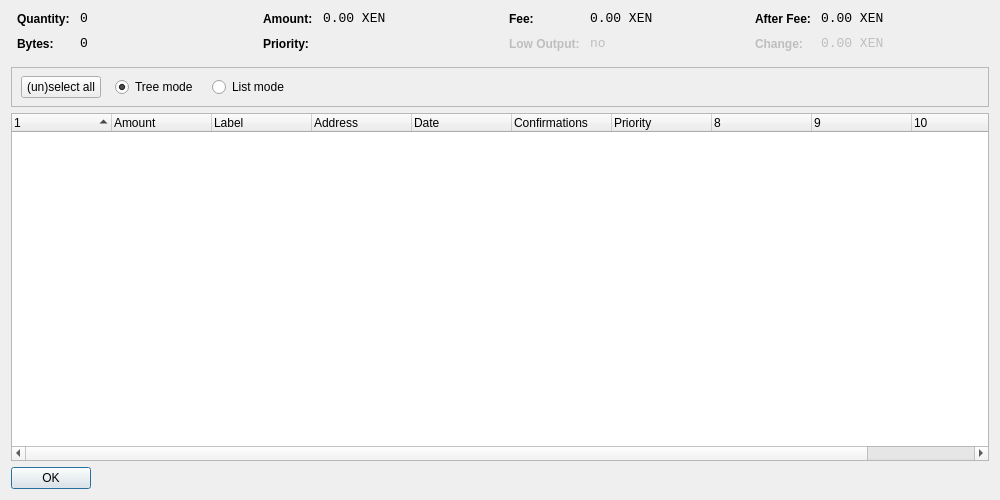
<?xml version="1.0" encoding="UTF-8"?>
<ui version="4.0">
 <class>CoinControlDialog</class>
 <widget class="QDialog" name="CoinControlDialog">
  <property name="geometry">
   <rect>
    <x>0</x>
    <y>0</y>
    <width>1000</width>
    <height>500</height>
   </rect>
  </property>
  <property name="windowTitle">
   <string>Coin Control</string>
  </property>
  <layout class="QVBoxLayout" name="verticalLayout">
   <item>
    <layout class="QHBoxLayout" name="horizontalLayoutTop" stretch="0,0,0,0">
     <property name="topMargin">
      <number>0</number>
     </property>
     <property name="bottomMargin">
      <number>10</number>
     </property>
     <item>
      <layout class="QFormLayout" name="formLayoutCoinControl1">
       <property name="horizontalSpacing">
        <number>10</number>
       </property>
       <property name="verticalSpacing">
        <number>10</number>
       </property>
       <property name="leftMargin">
        <number>6</number>
       </property>
       <property name="rightMargin">
        <number>6</number>
       </property>
       <item row="0" column="0">
        <widget class="QLabel" name="labelCoinControlQuantityText">
         <property name="styleSheet">
          <string notr="true">font-weight:bold;</string>
         </property>
         <property name="text">
          <string>Quantity:</string>
         </property>
        </widget>
       </item>
       <item row="0" column="1">
        <widget class="QLabel" name="labelCoinControlQuantity">
         <property name="font">
          <font>
           <family>Monospace</family>
           <pointsize>10</pointsize>
          </font>
         </property>
         <property name="cursor">
          <cursorShape>IBeamCursor</cursorShape>
         </property>
         <property name="contextMenuPolicy">
          <enum>Qt::ActionsContextMenu</enum>
         </property>
         <property name="text">
          <string notr="true">0</string>
         </property>
         <property name="textInteractionFlags">
          <set>Qt::LinksAccessibleByMouse|Qt::TextSelectableByKeyboard|Qt::TextSelectableByMouse</set>
         </property>
        </widget>
       </item>
       <item row="1" column="0">
        <widget class="QLabel" name="labelCoinControlBytesText">
         <property name="styleSheet">
          <string notr="true">font-weight:bold;</string>
         </property>
         <property name="text">
          <string>Bytes:</string>
         </property>
        </widget>
       </item>
       <item row="1" column="1">
        <widget class="QLabel" name="labelCoinControlBytes">
         <property name="font">
          <font>
           <family>Monospace</family>
           <pointsize>10</pointsize>
          </font>
         </property>
         <property name="cursor">
          <cursorShape>IBeamCursor</cursorShape>
         </property>
         <property name="contextMenuPolicy">
          <enum>Qt::ActionsContextMenu</enum>
         </property>
         <property name="text">
          <string notr="true">0</string>
         </property>
         <property name="textInteractionFlags">
          <set>Qt::LinksAccessibleByMouse|Qt::TextSelectableByKeyboard|Qt::TextSelectableByMouse</set>
         </property>
        </widget>
       </item>
      </layout>
     </item>
     <item>
      <layout class="QFormLayout" name="formLayoutCoinControl2">
       <property name="horizontalSpacing">
        <number>10</number>
       </property>
       <property name="verticalSpacing">
        <number>10</number>
       </property>
       <property name="leftMargin">
        <number>6</number>
       </property>
       <property name="rightMargin">
        <number>6</number>
       </property>
       <item row="0" column="0">
        <widget class="QLabel" name="labelCoinControlAmountText">
         <property name="styleSheet">
          <string notr="true">font-weight:bold;</string>
         </property>
         <property name="text">
          <string>Amount:</string>
         </property>
        </widget>
       </item>
       <item row="0" column="1">
        <widget class="QLabel" name="labelCoinControlAmount">
         <property name="font">
          <font>
           <family>Monospace</family>
           <pointsize>10</pointsize>
          </font>
         </property>
         <property name="cursor">
          <cursorShape>IBeamCursor</cursorShape>
         </property>
         <property name="contextMenuPolicy">
          <enum>Qt::ActionsContextMenu</enum>
         </property>
         <property name="text">
          <string notr="true">0.00 XEN</string>
         </property>
         <property name="textInteractionFlags">
          <set>Qt::LinksAccessibleByMouse|Qt::TextSelectableByKeyboard|Qt::TextSelectableByMouse</set>
         </property>
        </widget>
       </item>
       <item row="1" column="0">
        <widget class="QLabel" name="labelCoinControlPriorityText">
         <property name="styleSheet">
          <string notr="true">font-weight:bold;</string>
         </property>
         <property name="text">
          <string>Priority:</string>
         </property>
        </widget>
       </item>
       <item row="1" column="1">
        <widget class="QLabel" name="labelCoinControlPriority">
         <property name="font">
          <font>
           <family>Monospace</family>
           <pointsize>10</pointsize>
          </font>
         </property>
         <property name="cursor">
          <cursorShape>IBeamCursor</cursorShape>
         </property>
         <property name="contextMenuPolicy">
          <enum>Qt::ActionsContextMenu</enum>
         </property>
         <property name="text">
          <string/>
         </property>
         <property name="textInteractionFlags">
          <set>Qt::LinksAccessibleByMouse|Qt::TextSelectableByKeyboard|Qt::TextSelectableByMouse</set>
         </property>
        </widget>
       </item>
      </layout>
     </item>
     <item>
      <layout class="QFormLayout" name="formLayoutCoinControl3">
       <property name="horizontalSpacing">
        <number>10</number>
       </property>
       <property name="verticalSpacing">
        <number>10</number>
       </property>
       <property name="leftMargin">
        <number>6</number>
       </property>
       <property name="rightMargin">
        <number>6</number>
       </property>
       <item row="0" column="0">
        <widget class="QLabel" name="labelCoinControlFeeText">
         <property name="styleSheet">
          <string notr="true">font-weight:bold;</string>
         </property>
         <property name="text">
          <string>Fee:</string>
         </property>
        </widget>
       </item>
       <item row="0" column="1">
        <widget class="QLabel" name="labelCoinControlFee">
         <property name="font">
          <font>
           <family>Monospace</family>
           <pointsize>10</pointsize>
          </font>
         </property>
         <property name="cursor">
          <cursorShape>IBeamCursor</cursorShape>
         </property>
         <property name="contextMenuPolicy">
          <enum>Qt::ActionsContextMenu</enum>
         </property>
         <property name="text">
          <string notr="true">0.00 XEN</string>
         </property>
         <property name="textInteractionFlags">
          <set>Qt::LinksAccessibleByMouse|Qt::TextSelectableByKeyboard|Qt::TextSelectableByMouse</set>
         </property>
        </widget>
       </item>
       <item row="1" column="0">
        <widget class="QLabel" name="labelCoinControlLowOutputText">
         <property name="enabled">
          <bool>false</bool>
         </property>
         <property name="styleSheet">
          <string notr="true">font-weight:bold;</string>
         </property>
         <property name="text">
          <string>Low Output:</string>
         </property>
        </widget>
       </item>
       <item row="1" column="1">
        <widget class="QLabel" name="labelCoinControlLowOutput">
         <property name="enabled">
          <bool>false</bool>
         </property>
         <property name="font">
          <font>
           <family>Monospace</family>
           <pointsize>10</pointsize>
          </font>
         </property>
         <property name="cursor">
          <cursorShape>IBeamCursor</cursorShape>
         </property>
         <property name="contextMenuPolicy">
          <enum>Qt::ActionsContextMenu</enum>
         </property>
         <property name="text">
          <string notr="true">no</string>
         </property>
         <property name="textInteractionFlags">
          <set>Qt::LinksAccessibleByMouse|Qt::TextSelectableByKeyboard|Qt::TextSelectableByMouse</set>
         </property>
        </widget>
       </item>
      </layout>
     </item>
     <item>
      <layout class="QFormLayout" name="formLayoutCoinControl4">
       <property name="horizontalSpacing">
        <number>10</number>
       </property>
       <property name="verticalSpacing">
        <number>10</number>
       </property>
       <property name="leftMargin">
        <number>6</number>
       </property>
       <property name="rightMargin">
        <number>6</number>
       </property>
       <item row="0" column="0">
        <widget class="QLabel" name="labelCoinControlAfterFeeText">
         <property name="styleSheet">
          <string notr="true">font-weight:bold;</string>
         </property>
         <property name="text">
          <string>After Fee:</string>
         </property>
        </widget>
       </item>
       <item row="0" column="1">
        <widget class="QLabel" name="labelCoinControlAfterFee">
         <property name="font">
          <font>
           <family>Monospace</family>
           <pointsize>10</pointsize>
          </font>
         </property>
         <property name="cursor">
          <cursorShape>IBeamCursor</cursorShape>
         </property>
         <property name="contextMenuPolicy">
          <enum>Qt::ActionsContextMenu</enum>
         </property>
         <property name="text">
          <string notr="true">0.00 XEN</string>
         </property>
         <property name="textInteractionFlags">
          <set>Qt::LinksAccessibleByMouse|Qt::TextSelectableByKeyboard|Qt::TextSelectableByMouse</set>
         </property>
        </widget>
       </item>
       <item row="1" column="0">
        <widget class="QLabel" name="labelCoinControlChangeText">
         <property name="enabled">
          <bool>false</bool>
         </property>
         <property name="styleSheet">
          <string notr="true">font-weight:bold;</string>
         </property>
         <property name="text">
          <string>Change:</string>
         </property>
        </widget>
       </item>
       <item row="1" column="1">
        <widget class="QLabel" name="labelCoinControlChange">
         <property name="enabled">
          <bool>false</bool>
         </property>
         <property name="font">
          <font>
           <family>Monospace</family>
           <pointsize>10</pointsize>
          </font>
         </property>
         <property name="cursor">
          <cursorShape>IBeamCursor</cursorShape>
         </property>
         <property name="contextMenuPolicy">
          <enum>Qt::ActionsContextMenu</enum>
         </property>
         <property name="text">
          <string notr="true">0.00 XEN</string>
         </property>
         <property name="textInteractionFlags">
          <set>Qt::LinksAccessibleByMouse|Qt::TextSelectableByKeyboard|Qt::TextSelectableByMouse</set>
         </property>
        </widget>
       </item>
      </layout>
     </item>
    </layout>
   </item>
   <item>
    <widget class="QFrame" name="frame">
     <property name="minimumSize">
      <size>
       <width>0</width>
       <height>40</height>
      </size>
     </property>
     <property name="frameShape">
      <enum>QFrame::StyledPanel</enum>
     </property>
     <property name="frameShadow">
      <enum>QFrame::Sunken</enum>
     </property>
     <widget class="QWidget" name="horizontalLayoutWidget">
      <property name="geometry">
       <rect>
        <x>10</x>
        <y>0</y>
        <width>781</width>
        <height>41</height>
       </rect>
      </property>
      <layout class="QHBoxLayout" name="horizontalLayoutPanel" stretch="0,0,0,0,0">
       <property name="spacing">
        <number>14</number>
       </property>
       <item>
        <widget class="QPushButton" name="pushButtonSelectAll">
         <property name="sizePolicy">
          <sizepolicy hsizetype="Maximum" vsizetype="Fixed">
           <horstretch>0</horstretch>
           <verstretch>0</verstretch>
          </sizepolicy>
         </property>
         <property name="text">
          <string>(un)select all</string>
         </property>
        </widget>
       </item>
       <item>
        <widget class="QRadioButton" name="radioTreeMode">
         <property name="sizePolicy">
          <sizepolicy hsizetype="Maximum" vsizetype="Fixed">
           <horstretch>0</horstretch>
           <verstretch>0</verstretch>
          </sizepolicy>
         </property>
         <property name="text">
          <string>Tree mode</string>
         </property>
         <property name="checked">
          <bool>true</bool>
         </property>
        </widget>
       </item>
       <item>
        <widget class="QRadioButton" name="radioListMode">
         <property name="sizePolicy">
          <sizepolicy hsizetype="Maximum" vsizetype="Fixed">
           <horstretch>0</horstretch>
           <verstretch>0</verstretch>
          </sizepolicy>
         </property>
         <property name="text">
          <string>List mode</string>
         </property>
        </widget>
       </item>
       <item>
        <spacer name="horizontalSpacer">
         <property name="orientation">
          <enum>Qt::Horizontal</enum>
         </property>
         <property name="sizeHint" stdset="0">
          <size>
           <width>40</width>
           <height>20</height>
          </size>
         </property>
        </spacer>
       </item>
      </layout>
     </widget>
    </widget>
   </item>
   <item>
    <widget class="CoinControlTreeWidget" name="treeWidget">
     <property name="contextMenuPolicy">
      <enum>Qt::CustomContextMenu</enum>
     </property>
     <property name="sortingEnabled">
      <bool>false</bool>
     </property>
     <property name="columnCount">
      <number>11</number>
     </property>
     <attribute name="headerShowSortIndicator" stdset="0">
      <bool>true</bool>
     </attribute>
     <attribute name="headerStretchLastSection">
      <bool>false</bool>
     </attribute>
     <column>
      <property name="text">
       <string/>
      </property>
     </column>
     <column>
      <property name="text">
       <string>Amount</string>
      </property>
     </column>
     <column>
      <property name="text">
       <string>Label</string>
      </property>
     </column>
     <column>
      <property name="text">
       <string>Address</string>
      </property>
     </column>
     <column>
      <property name="text">
       <string>Date</string>
      </property>
     </column>
     <column>
      <property name="text">
       <string>Confirmations</string>
      </property>
      <property name="toolTip">
       <string>Confirmed</string>
      </property>
     </column>
     <column>
      <property name="text">
       <string>Priority</string>
      </property>
     </column>
     <column>
      <property name="text">
       <string/>
      </property>
     </column>
     <column>
      <property name="text">
       <string/>
      </property>
     </column>
     <column>
      <property name="text">
       <string/>
      </property>
     </column>
     <column>
      <property name="text">
       <string/>
      </property>
     </column>
    </widget>
   </item>
   <item>
    <widget class="QDialogButtonBox" name="buttonBox">
     <property name="sizePolicy">
      <sizepolicy hsizetype="Maximum" vsizetype="Fixed">
       <horstretch>0</horstretch>
       <verstretch>0</verstretch>
      </sizepolicy>
     </property>
     <property name="orientation">
      <enum>Qt::Horizontal</enum>
     </property>
     <property name="standardButtons">
      <set>QDialogButtonBox::Ok</set>
     </property>
    </widget>
   </item>
  </layout>
 </widget>
 <customwidgets>
  <customwidget>
   <class>CoinControlTreeWidget</class>
   <extends>QTreeWidget</extends>
   <header>coincontroltreewidget.h</header>
  </customwidget>
 </customwidgets>
 <resources/>
 <connections/>
</ui>
